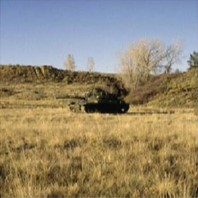
%> input picture 模糊连接度program/FuzzConn/2.jpg, 198 x 198 px
$ octave FractalDetection.m   (GNU Octave 9; MATLAB toolbox functions it lacks are replaced by stand-ins)
%> lines starting %> are read from the running program, lines starting %| are printed output that depends on the picture
clear all;
close all;

epsilon = 10;

img = rgb2gray(imread('2.jpg'));
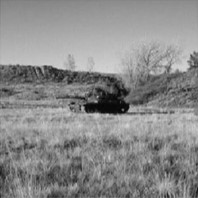
%> img: size 198x198 uint8; min 3, max 215, mean 138.7
%img = imread('27.jpg');
figure;
imshow(img);
[row,col] = size(img);
%> row = 198; col = 198
template_size = 5;
Row = template_size - 1 + row;
%> Row = 202
Col = template_size - 1 + col;
%> Col = 202
Img_extension = zeros(Row,Col);
for i = (template_size + 1)/2:Row - (template_size - 1)/2
    for j = (template_size + 1)/2:Col - (template_size - 1)/2
        Img_extension(i,j) = img(i - (template_size + 1)/2 + 1,j - (template_size + 1)/2 + 1);
    end
end
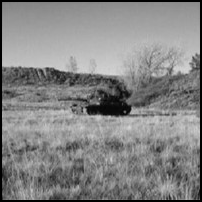
%> Img_extension: size 202x202 double; min 0, max 215, mean 133.2

Img_extension = uint8(Img_extension);
%> Img_extension: size 202x202 uint8

Img_template = zeros(template_size, template_size);
d = zeros(row, col);
e = zeros(row, col);
s = zeros(row, col);
f = zeros(row, col);
%> (the run ends here)
